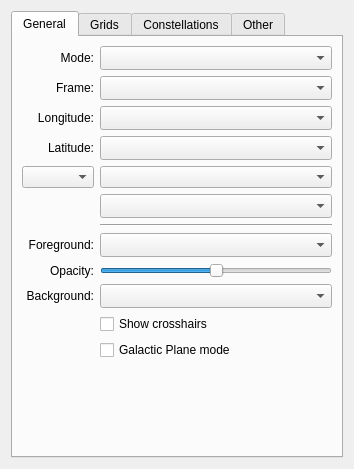
<?xml version="1.0" encoding="UTF-8"?>
<ui version="4.0">
 <class>Form</class>
 <widget class="QWidget" name="Form">
  <property name="geometry">
   <rect>
    <x>0</x>
    <y>0</y>
    <width>354</width>
    <height>469</height>
   </rect>
  </property>
  <property name="windowTitle">
   <string>Form</string>
  </property>
  <layout class="QGridLayout" name="gridLayout_2">
   <item row="0" column="0">
    <widget class="QTabWidget" name="tab_widget">
     <property name="currentIndex">
      <number>0</number>
     </property>
     <widget class="QWidget" name="tab">
      <attribute name="title">
       <string>General</string>
      </attribute>
      <layout class="QGridLayout" name="gridLayout">
       <item row="12" column="1">
        <spacer name="verticalSpacer">
         <property name="orientation">
          <enum>Qt::Vertical</enum>
         </property>
         <property name="sizeHint" stdset="0">
          <size>
           <width>20</width>
           <height>73</height>
          </size>
         </property>
        </spacer>
       </item>
       <item row="2" column="0">
        <widget class="QLabel" name="label_lon_att">
         <property name="font">
          <font>
           <bold>false</bold>
          </font>
         </property>
         <property name="text">
          <string>Longitude:</string>
         </property>
         <property name="alignment">
          <set>Qt::AlignRight|Qt::AlignTrailing|Qt::AlignVCenter</set>
         </property>
        </widget>
       </item>
       <item row="0" column="1">
        <widget class="QComboBox" name="combosel_mode">
         <property name="sizeAdjustPolicy">
          <enum>QComboBox::AdjustToMinimumContentsLengthWithIcon</enum>
         </property>
        </widget>
       </item>
       <item row="5" column="1">
        <widget class="QComboBox" name="combosel_alt_unit">
         <property name="sizeAdjustPolicy">
          <enum>QComboBox::AdjustToMinimumContentsLengthWithIcon</enum>
         </property>
        </widget>
       </item>
       <item row="4" column="0">
        <widget class="QComboBox" name="combosel_alt_type">
         <property name="sizeAdjustPolicy">
          <enum>QComboBox::AdjustToContents</enum>
         </property>
        </widget>
       </item>
       <item row="1" column="1">
        <widget class="QComboBox" name="combosel_frame">
         <property name="sizeAdjustPolicy">
          <enum>QComboBox::AdjustToMinimumContentsLengthWithIcon</enum>
         </property>
        </widget>
       </item>
       <item row="8" column="0">
        <widget class="QLabel" name="label_opacity">
         <property name="font">
          <font>
           <bold>false</bold>
          </font>
         </property>
         <property name="text">
          <string>Opacity:</string>
         </property>
         <property name="alignment">
          <set>Qt::AlignRight|Qt::AlignTrailing|Qt::AlignVCenter</set>
         </property>
        </widget>
       </item>
       <item row="7" column="1">
        <widget class="QComboBox" name="combosel_foreground">
         <property name="sizePolicy">
          <sizepolicy hsizetype="Expanding" vsizetype="Fixed">
           <horstretch>0</horstretch>
           <verstretch>0</verstretch>
          </sizepolicy>
         </property>
         <property name="sizeAdjustPolicy">
          <enum>QComboBox::AdjustToMinimumContentsLengthWithIcon</enum>
         </property>
        </widget>
       </item>
       <item row="4" column="1">
        <widget class="QComboBox" name="combosel_alt_att"/>
       </item>
       <item row="1" column="0">
        <widget class="QLabel" name="label_frame">
         <property name="font">
          <font>
           <bold>false</bold>
          </font>
         </property>
         <property name="text">
          <string>Frame:</string>
         </property>
         <property name="alignment">
          <set>Qt::AlignRight|Qt::AlignTrailing|Qt::AlignVCenter</set>
         </property>
        </widget>
       </item>
       <item row="11" column="1">
        <widget class="QCheckBox" name="bool_galactic">
         <property name="text">
          <string>Galactic Plane mode</string>
         </property>
        </widget>
       </item>
       <item row="9" column="0">
        <widget class="QLabel" name="label_background">
         <property name="font">
          <font>
           <bold>false</bold>
          </font>
         </property>
         <property name="text">
          <string>Background:</string>
         </property>
         <property name="alignment">
          <set>Qt::AlignRight|Qt::AlignTrailing|Qt::AlignVCenter</set>
         </property>
        </widget>
       </item>
       <item row="9" column="1">
        <widget class="QComboBox" name="combosel_background">
         <property name="sizePolicy">
          <sizepolicy hsizetype="Expanding" vsizetype="Fixed">
           <horstretch>0</horstretch>
           <verstretch>0</verstretch>
          </sizepolicy>
         </property>
         <property name="sizeAdjustPolicy">
          <enum>QComboBox::AdjustToMinimumContentsLengthWithIcon</enum>
         </property>
        </widget>
       </item>
       <item row="7" column="0">
        <widget class="QLabel" name="label_foreground">
         <property name="font">
          <font>
           <bold>false</bold>
          </font>
         </property>
         <property name="text">
          <string>Foreground:</string>
         </property>
         <property name="alignment">
          <set>Qt::AlignRight|Qt::AlignTrailing|Qt::AlignVCenter</set>
         </property>
        </widget>
       </item>
       <item row="0" column="0">
        <widget class="QLabel" name="label_mode">
         <property name="font">
          <font>
           <bold>false</bold>
          </font>
         </property>
         <property name="text">
          <string>Mode:</string>
         </property>
         <property name="alignment">
          <set>Qt::AlignRight|Qt::AlignTrailing|Qt::AlignVCenter</set>
         </property>
        </widget>
       </item>
       <item row="2" column="1">
        <widget class="QComboBox" name="combosel_lon_att">
         <property name="sizeAdjustPolicy">
          <enum>QComboBox::AdjustToMinimumContentsLengthWithIcon</enum>
         </property>
        </widget>
       </item>
       <item row="8" column="1">
        <widget class="QSlider" name="value_foreground_opacity">
         <property name="maximum">
          <number>100</number>
         </property>
         <property name="value">
          <number>50</number>
         </property>
         <property name="orientation">
          <enum>Qt::Horizontal</enum>
         </property>
        </widget>
       </item>
       <item row="3" column="0">
        <widget class="QLabel" name="label_lat_att">
         <property name="font">
          <font>
           <bold>false</bold>
          </font>
         </property>
         <property name="text">
          <string>Latitude:</string>
         </property>
         <property name="alignment">
          <set>Qt::AlignRight|Qt::AlignTrailing|Qt::AlignVCenter</set>
         </property>
        </widget>
       </item>
       <item row="6" column="1">
        <widget class="Line" name="line">
         <property name="orientation">
          <enum>Qt::Horizontal</enum>
         </property>
        </widget>
       </item>
       <item row="3" column="1">
        <widget class="QComboBox" name="combosel_lat_att">
         <property name="sizeAdjustPolicy">
          <enum>QComboBox::AdjustToMinimumContentsLengthWithIcon</enum>
         </property>
        </widget>
       </item>
       <item row="10" column="1">
        <widget class="QCheckBox" name="bool_crosshairs">
         <property name="text">
          <string>Show crosshairs</string>
         </property>
        </widget>
       </item>
      </layout>
     </widget>
     <widget class="QWidget" name="tab_2">
      <attribute name="title">
       <string>Grids</string>
      </attribute>
      <layout class="QGridLayout" name="gridLayout_3">
       <item row="0" column="2">
        <widget class="QCheckBox" name="bool_alt_az_grid">
         <property name="enabled">
          <bool>true</bool>
         </property>
         <property name="text">
          <string>Grid</string>
         </property>
        </widget>
       </item>
       <item row="0" column="3">
        <widget class="QCheckBox" name="bool_alt_az_text">
         <property name="text">
          <string>Text</string>
         </property>
        </widget>
       </item>
       <item row="1" column="3">
        <widget class="QCheckBox" name="bool_ecliptic_text">
         <property name="text">
          <string>Text</string>
         </property>
        </widget>
       </item>
       <item row="2" column="1">
        <widget class="QLabel" name="label_equatorial">
         <property name="text">
          <string>Equatorial:</string>
         </property>
        </widget>
       </item>
       <item row="1" column="2">
        <widget class="QCheckBox" name="bool_ecliptic_grid">
         <property name="text">
          <string>Grid</string>
         </property>
        </widget>
       </item>
       <item row="4" column="2">
        <spacer name="verticalSpacer_2">
         <property name="orientation">
          <enum>Qt::Vertical</enum>
         </property>
         <property name="sizeHint" stdset="0">
          <size>
           <width>20</width>
           <height>40</height>
          </size>
         </property>
        </spacer>
       </item>
       <item row="2" column="3">
        <widget class="QCheckBox" name="bool_equatorial_text">
         <property name="text">
          <string>Text</string>
         </property>
        </widget>
       </item>
       <item row="0" column="1">
        <widget class="QLabel" name="label_alt_az">
         <property name="text">
          <string>Alt/Az:</string>
         </property>
        </widget>
       </item>
       <item row="2" column="2">
        <widget class="QCheckBox" name="bool_equatorial_grid">
         <property name="text">
          <string>Grid</string>
         </property>
        </widget>
       </item>
       <item row="1" column="1">
        <widget class="QLabel" name="label_ecliptic">
         <property name="text">
          <string>Ecliptic:</string>
         </property>
        </widget>
       </item>
       <item row="3" column="1">
        <widget class="QLabel" name="label_galactic">
         <property name="text">
          <string>Galactic:</string>
         </property>
        </widget>
       </item>
       <item row="3" column="2">
        <widget class="QCheckBox" name="bool_galactic_grid">
         <property name="text">
          <string>Grid</string>
         </property>
        </widget>
       </item>
       <item row="3" column="3">
        <widget class="QCheckBox" name="bool_galactic_text">
         <property name="text">
          <string>Text</string>
         </property>
        </widget>
       </item>
       <item row="0" column="4">
        <widget class="QColorBox" name="color_alt_az_grid_color">
         <property name="text">
          <string/>
         </property>
        </widget>
       </item>
       <item row="1" column="4">
        <widget class="QColorBox" name="color_ecliptic_grid_color">
         <property name="text">
          <string/>
         </property>
        </widget>
       </item>
       <item row="2" column="4">
        <widget class="QColorBox" name="color_equatorial_grid_color">
         <property name="text">
          <string/>
         </property>
        </widget>
       </item>
       <item row="3" column="4">
        <widget class="QColorBox" name="color_galactic_grid_color">
         <property name="text">
          <string/>
         </property>
        </widget>
       </item>
      </layout>
     </widget>
     <widget class="QWidget" name="tab_3">
      <attribute name="title">
       <string>Constellations</string>
      </attribute>
      <layout class="QGridLayout" name="gridLayout_4">
       <item row="0" column="0">
        <widget class="QLabel" name="label_boundaries">
         <property name="text">
          <string>Show boundaries:</string>
         </property>
        </widget>
       </item>
       <item row="3" column="1">
        <widget class="QCheckBox" name="bool_constellation_figures">
         <property name="text">
          <string>Show</string>
         </property>
        </widget>
       </item>
       <item row="4" column="1">
        <widget class="QCheckBox" name="bool_constellation_pictures">
         <property name="text">
          <string>Show Pictures</string>
         </property>
        </widget>
       </item>
       <item row="4" column="0">
        <widget class="QCheckBox" name="bool_constellation_labels">
         <property name="text">
          <string>Show Labels</string>
         </property>
        </widget>
       </item>
       <item row="6" column="0">
        <spacer name="verticalSpacer_3">
         <property name="orientation">
          <enum>Qt::Vertical</enum>
         </property>
         <property name="sizeHint" stdset="0">
          <size>
           <width>20</width>
           <height>40</height>
          </size>
         </property>
        </spacer>
       </item>
       <item row="2" column="2">
        <widget class="QColorBox" name="color_constellation_selection_color">
         <property name="text">
          <string/>
         </property>
        </widget>
       </item>
       <item row="3" column="2">
        <widget class="QColorBox" name="color_constellation_figure_color">
         <property name="text">
          <string/>
         </property>
        </widget>
       </item>
       <item row="3" column="0">
        <widget class="QLabel" name="label_figures">
         <property name="text">
          <string>Figures:</string>
         </property>
        </widget>
       </item>
       <item row="0" column="1" colspan="2">
        <widget class="QComboBox" name="combosel_constellation_boundaries"/>
       </item>
       <item row="1" column="2">
        <widget class="QColorBox" name="color_constellation_boundary_color">
         <property name="text">
          <string/>
         </property>
        </widget>
       </item>
       <item row="1" column="1">
        <widget class="QLabel" name="label_boundary_color">
         <property name="text">
          <string>Boundary color:</string>
         </property>
        </widget>
       </item>
       <item row="2" column="1">
        <widget class="QLabel" name="label_selection_color">
         <property name="text">
          <string>Selection color:</string>
         </property>
        </widget>
       </item>
      </layout>
     </widget>
     <widget class="QWidget" name="tab_4">
      <attribute name="title">
       <string>Other</string>
      </attribute>
      <layout class="QGridLayout" name="gridLayout_5">
       <item row="2" column="1">
        <widget class="QCheckBox" name="bool_play_time">
         <property name="text">
          <string>Play Time</string>
         </property>
        </widget>
       </item>
       <item row="4" column="2">
        <spacer name="horizontalSpacer">
         <property name="orientation">
          <enum>Qt::Horizontal</enum>
         </property>
         <property name="sizeHint" stdset="0">
          <size>
           <width>40</width>
           <height>20</height>
          </size>
         </property>
        </spacer>
       </item>
       <item row="4" column="0">
        <widget class="QLabel" name="label_clock_rate">
         <property name="text">
          <string>Clock Rate:</string>
         </property>
        </widget>
       </item>
       <item row="0" column="2">
        <widget class="QColorBox" name="color_ecliptic_color">
         <property name="text">
          <string/>
         </property>
        </widget>
       </item>
       <item row="0" column="1">
        <widget class="QCheckBox" name="bool_ecliptic">
         <property name="text">
          <string>Show</string>
         </property>
        </widget>
       </item>
       <item row="1" column="0">
        <widget class="QLabel" name="label_precession_chart">
         <property name="text">
          <string>Precession Chart:</string>
         </property>
        </widget>
       </item>
       <item row="4" column="1">
        <widget class="QLineEdit" name="valuetext_clock_rate"/>
       </item>
       <item row="1" column="2">
        <widget class="QColorBox" name="color_precession_chart_color">
         <property name="text">
          <string/>
         </property>
        </widget>
       </item>
       <item row="7" column="0">
        <spacer name="verticalSpacer_4">
         <property name="orientation">
          <enum>Qt::Vertical</enum>
         </property>
         <property name="sizeHint" stdset="0">
          <size>
           <width>20</width>
           <height>40</height>
          </size>
         </property>
        </spacer>
       </item>
       <item row="0" column="0">
        <widget class="QLabel" name="label_ecliptic_2">
         <property name="text">
          <string>Ecliptic:</string>
         </property>
        </widget>
       </item>
       <item row="1" column="1">
        <widget class="QCheckBox" name="bool_precession_chart">
         <property name="text">
          <string>Show</string>
         </property>
        </widget>
       </item>
       <item row="5" column="0" colspan="3">
        <widget class="QWidget" name="widget" native="true">
         <layout class="QGridLayout" name="gridLayout_6">
          <item row="1" column="0">
           <widget class="QLabel" name="label_min_time">
            <property name="text">
             <string>Min Time:</string>
            </property>
           </widget>
          </item>
          <item row="2" column="1">
           <widget class="QDateTimeEdit" name="datetime_max_time">
            <property name="wrapping">
             <bool>false</bool>
            </property>
            <property name="showGroupSeparator" stdset="0">
             <bool>false</bool>
            </property>
            <property name="dateTime">
             <datetime>
              <hour>17</hour>
              <minute>0</minute>
              <second>0</second>
              <year>2000</year>
              <month>1</month>
              <day>2</day>
             </datetime>
            </property>
            <property name="date">
             <date>
              <year>2000</year>
              <month>1</month>
              <day>2</day>
             </date>
            </property>
            <property name="maximumDateTime">
             <datetime>
              <hour>16</hour>
              <minute>59</minute>
              <second>58</second>
              <year>9999</year>
              <month>12</month>
              <day>31</day>
             </datetime>
            </property>
            <property name="minimumDateTime">
             <datetime>
              <hour>23</hour>
              <minute>0</minute>
              <second>0</second>
              <year>1752</year>
              <month>9</month>
              <day>15</day>
             </datetime>
            </property>
            <property name="maximumTime">
             <time>
              <hour>16</hour>
              <minute>59</minute>
              <second>58</second>
             </time>
            </property>
            <property name="minimumTime">
             <time>
              <hour>23</hour>
              <minute>0</minute>
              <second>0</second>
             </time>
            </property>
            <property name="currentSection">
             <enum>QDateTimeEdit::MonthSection</enum>
            </property>
            <property name="displayFormat">
             <string>M/d/yyyy h:mm AP</string>
            </property>
            <property name="calendarPopup">
             <bool>false</bool>
            </property>
            <property name="timeSpec">
             <enum>Qt::UTC</enum>
            </property>
           </widget>
          </item>
          <item row="2" column="0">
           <widget class="QDateTimeEdit" name="datetime_min_time">
            <property name="minimumDate">
             <date>
              <year>1752</year>
              <month>10</month>
              <day>14</day>
             </date>
            </property>
            <property name="displayFormat">
             <string>M/d/yyyy h:mm AP</string>
            </property>
            <property name="calendarPopup">
             <bool>false</bool>
            </property>
            <property name="timeSpec">
             <enum>Qt::UTC</enum>
            </property>
           </widget>
          </item>
          <item row="1" column="1">
           <widget class="QLabel" name="label_max_time">
            <property name="text">
             <string>Max Time:</string>
            </property>
           </widget>
          </item>
          <item row="0" column="0" colspan="2">
           <widget class="QWidget" name="widget_2" native="true">
            <layout class="QVBoxLayout" name="verticalLayout" stretch="0,0">
             <item>
              <widget class="QLabel" name="label_current_time">
               <property name="text">
                <string>Current Time:</string>
               </property>
              </widget>
             </item>
             <item>
              <widget class="QSlider" name="slider_current_time">
               <property name="maximum">
                <number>999</number>
               </property>
               <property name="orientation">
                <enum>Qt::Horizontal</enum>
               </property>
              </widget>
             </item>
            </layout>
           </widget>
          </item>
         </layout>
        </widget>
       </item>
      </layout>
     </widget>
    </widget>
   </item>
  </layout>
 </widget>
 <customwidgets>
  <customwidget>
   <class>QColorBox</class>
   <extends>QLabel</extends>
   <header>glue_qt.utils.colors</header>
  </customwidget>
 </customwidgets>
 <resources/>
 <connections/>
</ui>
